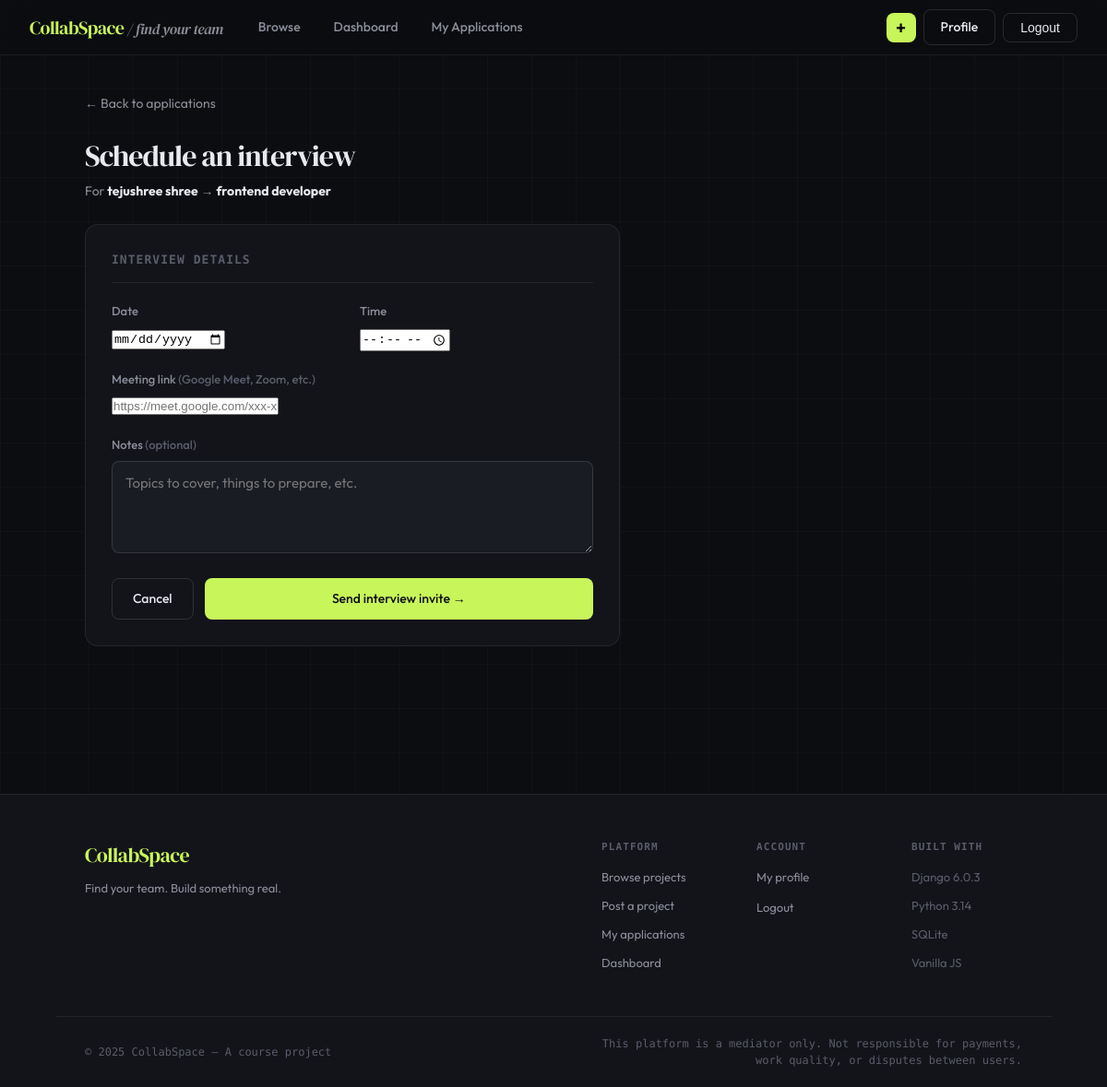
/application/3/schedule-interview/ (signed in), run on the app's committed database.
### projects/models.py (models this page shows, shortened)
class Application(models.Model):
    STATUS_CHOICES = [
        ('pending', 'Pending'),
        ('shortlisted', 'Shortlisted'),
        ('interview_scheduled', 'Interview Scheduled'),
        ('accepted', 'Accepted'),
        ('rejected', 'Rejected'),
    ]
    applicant = models.ForeignKey(User, on_delete=models.CASCADE, related_name='applications')
    role = models.ForeignKey(Role, on_delete=models.CASCADE, related_name='applications')
    project = models.ForeignKey(Project, on_delete=models.CASCADE, related_name='applications')
    application_message = models.TextField()
    resume = models.FileField(upload_to='application_resumes/')
    status = models.CharField(max_length=20, choices=STATUS_CHOICES, default='pending')
    interview_date = models.DateField(null=True, blank=True)
    interview_time = models.TimeField(null=True, blank=True)
    interview_link = models.URLField(null=True, blank=True)
    interview_notes = models.TextField(null=True, blank=True)
    applied_at = models.DateTimeField(auto_now_add=True)
    updated_at = models.DateTimeField(auto_now=True)
    class Meta:
        unique_together = ('applicant', 'role')

class Role(models.Model):
    project = models.ForeignKey(Project, on_delete=models.CASCADE, related_name='roles')
    role_name = models.CharField(max_length=100)
    is_filled = models.BooleanField(default=False)

### projects/views.py (the view, shortened to what this page needs)
# urls.py: path('application/<int:app_pk>/schedule-interview/', views.schedule_interview, name='schedule_interview'),
@login_required
def schedule_interview(request, app_pk):
    application = get_object_or_404(
        Application, pk=app_pk, project__creator=request.user
    )
    return render(request, 'projects/schedule_interview.html', {
        'application': application,
    })

### templates/projects/schedule_interview.html (shortened to what this page needs)
{% extends 'base.html' %}
{% block content %}
<div class="apply-wrap">
  <div class="container">
    <a class="detail-back" href="{% url 'manage_applications' application.project.pk %}">← Back to applications</a>
    <div class="apply-box">
      <div class="auth-title" style="margin-bottom:8px">Schedule an interview</div>
      <div style="color:var(--text2);font-size:14px;margin-bottom:24px">
        For <strong style="color:var(--text)">{{ application.applicant.get_full_name|default:application.applicant.username }}</strong>
        → <strong style="color:var(--text)">{{ application.role.role_name }}</strong>
      </div>
      <div class="form-card">
        <h3>Interview details</h3>
        <form method="post">
          <div class="form-row">
            <div class="form-group">
              <label>Date</label>
              <input type="date" name="interview_date" required>
            </div>
            <div class="form-group">
              <label>Time</label>
              <input type="time" name="interview_time" required>
            </div>
          </div>
          <div class="form-group">
            <label>Meeting link <span style="color:var(--text3)">(Google Meet, Zoom, etc.)</span></label>
            <input type="url" name="interview_link" required placeholder="https://meet.google.com/xxx-xxxx-xxx">
          </div>
          <div class="form-group">
            <label>Notes <span style="color:var(--text3)">(optional)</span></label>
            <textarea name="interview_notes" rows="3" placeholder="Topics to cover, things to prepare, etc."></textarea>
          </div>
          <div style="display:flex;gap:12px;margin-top:8px">
            <a class="btn btn-outline" href="{% url 'manage_applications' application.project.pk %}">Cancel</a>
            <button class="btn btn-primary" style="flex:1" type="submit">Send interview invite →</button>
          </div>
        </form>
      </div>
    </div>
  </div>
</div>
{% endblock %}

### static/css/main.css (style rules this page uses)
*, *::before, *::after { box-sizing: border-box; margin: 0; padding: 0; }
:root { --bg: #0c0d10; --surface: #13141a; --surface2: #1a1c24; --border: rgba(255,255,255,0.07); --border2: rgba(255,255,255,0.12); --text: #e8e9f0; --text2: #8b8d9a; --text3: #5a5c6a; --accent: #c8f55a; --accent2: #a8d844; --accent-dim: rgba(200,245,90,0.12); --accent-glow: rgba(200,245,90,0.08); --red: #ff5f5f; --blue: #5f9fff; --purple: #b87eff; --orange: #ff9f5f; --radius: 14px; --radius-sm: 8px; --radius-lg: 20px; --shadow: 0 4px 24px rgba(0,0,0,0.4); --transition: 0.2s cubic-bezier(0.4,0,0.2,1); }
html { scroll-behavior: smooth; }
body { font-family: 'Outfit', sans-serif; background: var(--bg); color: var(--text); min-height: 100vh; overflow-x: hidden; font-size: 15px; line-height: 1.6; }
body::before { content: ''; position: fixed; inset: 0; z-index: 0; background-image: linear-gradient(rgba(255,255,255,0.025) 1px, transparent 1px), linear-gradient(90deg, rgba(255,255,255,0.025) 1px, transparent 1px); background-size: 48px 48px; pointer-events: none; }
.container { max-width: 1080px; margin: 0 auto; padding: 0 32px; }
.form-group { margin-bottom: 20px; }
.form-row { display: grid; grid-template-columns: 1fr 1fr; gap: 16px; }
label { display: block; margin-bottom: 7px; font-size: 13px; font-weight: 500; color: var(--text2); }
input[type=text], input[type=email], input[type=password], input[type=tel], input[type=number], input[type=file], textarea, select { width: 100%; background: var(--surface2); border: 1px solid var(--border2); border-radius: var(--radius-sm); color: var(--text); font-family: 'Outfit', sans-serif; font-size: 15px; padding: 11px 14px; transition: var(--transition); outline: none; }
textarea { resize: vertical; min-height: 100px; line-height: 1.6; }
.btn { display: inline-flex; align-items: center; justify-content: center; gap: 8px; padding: 10px 22px; border-radius: var(--radius-sm); font-family: 'Outfit', sans-serif; font-size: 14px; font-weight: 500; cursor: pointer; transition: var(--transition); border: none; text-decoration: none; }
.btn-primary { background: var(--accent); color: #0c0d10; }
.btn-outline { background: transparent; color: var(--text); border: 1px solid var(--border2); }
.auth-title { font-family: 'DM Serif Display', serif; font-size: 32px; line-height: 1.15; letter-spacing: -1px; }
.detail-back { display: inline-flex; align-items: center; gap: 6px; color: var(--text2); font-size: 14px; cursor: pointer; margin-bottom: 28px; transition: var(--transition); text-decoration: none; }
.form-card { background: var(--surface); border: 1px solid var(--border); border-radius: var(--radius); padding: 28px; }
.form-card h3 { font-size: 13px; text-transform: uppercase; letter-spacing: 0.08em; color: var(--text3); font-family: 'DM Mono', monospace; margin-bottom: 20px; padding-bottom: 14px; border-bottom: 1px solid var(--border); }
.apply-wrap { padding: 40px 0 80px; }
.apply-box { max-width: 580px; }

### data on the page
Application: applicant.get_full_name "tejushree shree", role.role_name "frontend developer"
